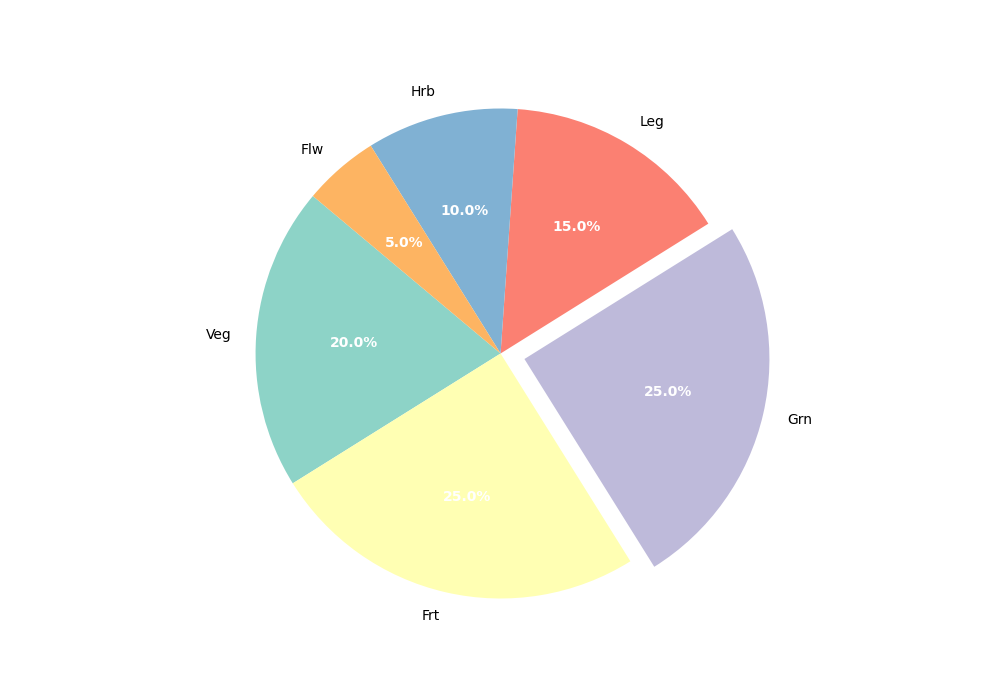

Reproduce this figure in Python.
import matplotlib.pyplot as plt
import numpy as np

zones = ['Veg', 'Frt', 'Grn', 'Leg', 'Hrb', 'Flw']
zone_acres = np.array([20, 25, 25, 15, 10, 5])

colors = ['#8dd3c7', '#ffffb3', '#bebada', '#fb8072', '#80b1d3', '#fdb462']
explode = (0, 0, 0.1, 0, 0, 0)

fig, ax = plt.subplots(figsize=(10, 7))
wedges, texts, autotexts = ax.pie(
    zone_acres,
    explode=explode,
    labels=zones,
    colors=colors,
    autopct='%1.1f%%',
    startangle=140
)

for autotext in autotexts:
    autotext.set_color('white')
    autotext.set_fontsize(10)
    autotext.set_weight('bold')

ax.axis('equal')

plt.show()
